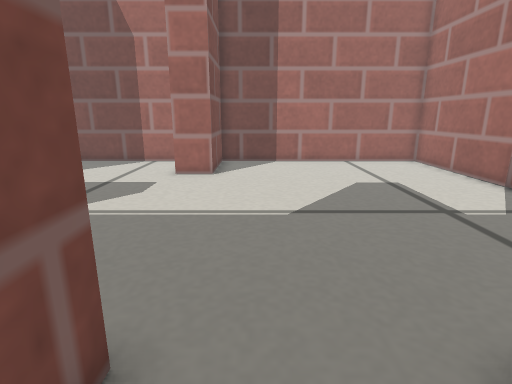
view 1 (above)

16 first-person views from a walk through a robot-simulator world made for Gazebo. The camera is 0.23 m above the floor, tilts 14° down and sees 80° across. The floor is counted in squares, 0.1 m on a side. Each view is taken from the middle of a square. On the plan, view 1 faces up. The plan holds only what a view shows up to about 18 squares ahead; the rest is blank. Simple patterns stand in for the simulator's built-in surfaces.

view 2
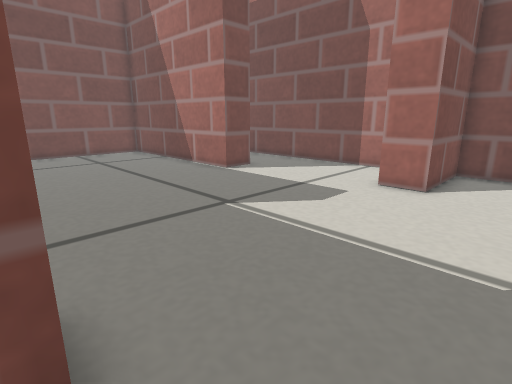

view 3
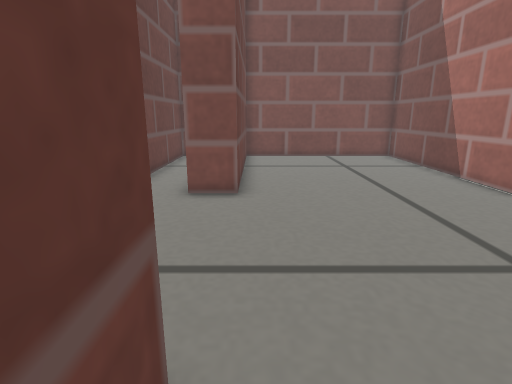

view 4
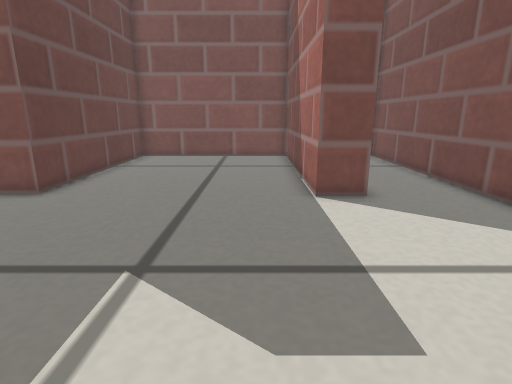

view 5
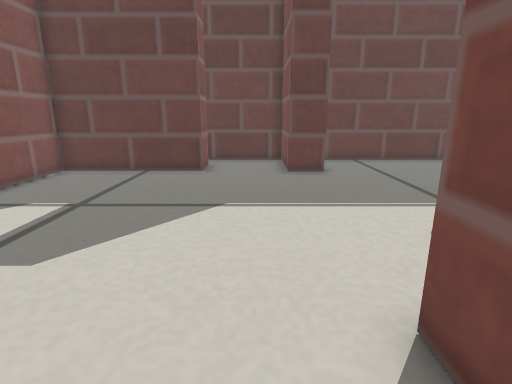

view 6
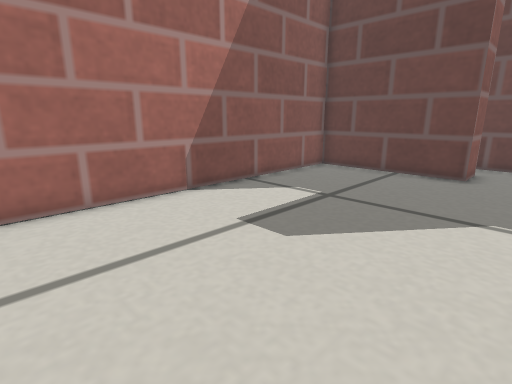

view 7
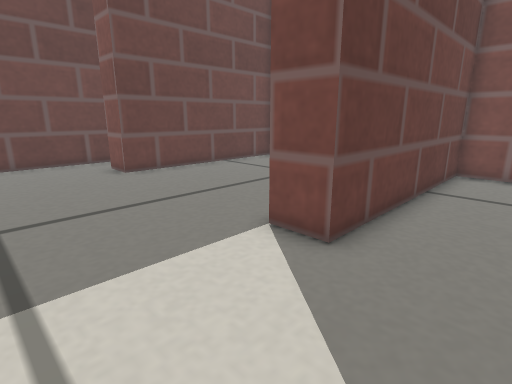

view 8
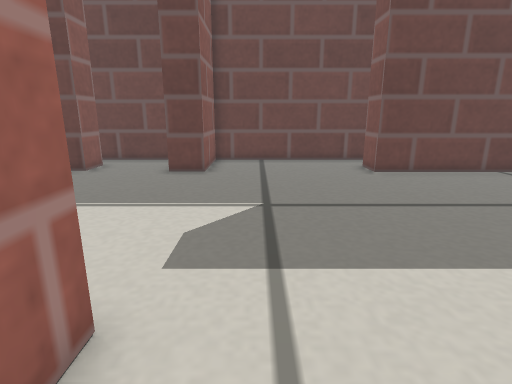

view 9
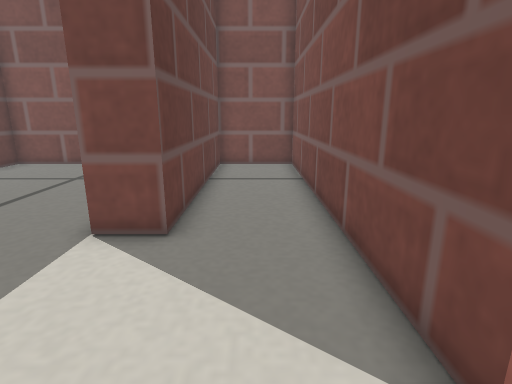

view 10
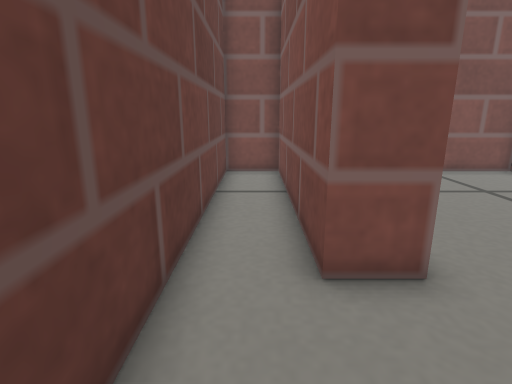

view 11
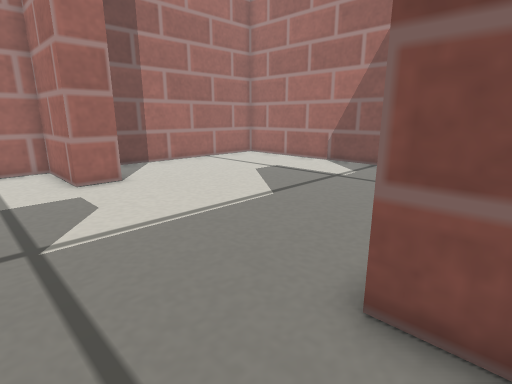

view 12
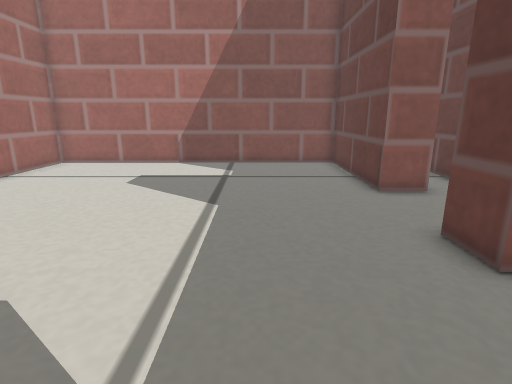

view 13
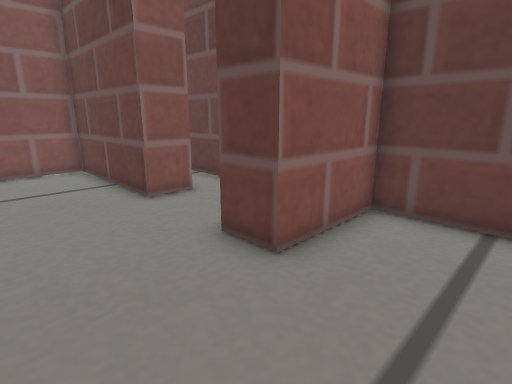

view 14
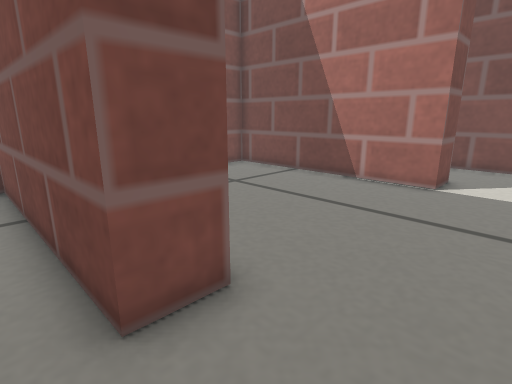

view 15
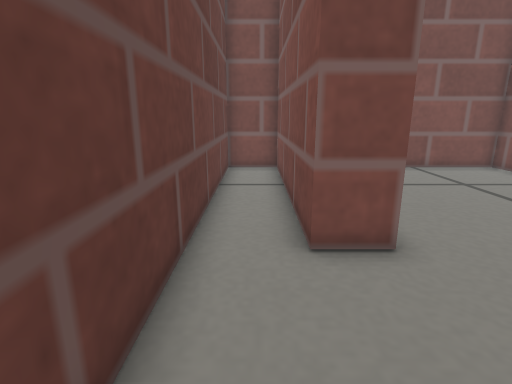

view 16
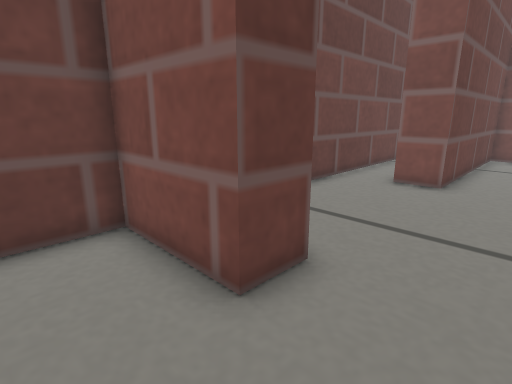

### Floor plan
Ten units are one square. View 1 is at (0, 0); x grows to the right and y downward. Boxes are objects, and circles mark ways between rooms. Rooms are numbered by the first view taken in them; rooms with no view inside come last. Other rooms are left out.
<svg viewBox="-192 -163 279 180">
<path fill="none" stroke="#000" d="M22 -6 22 -21M-14 -24 -14 12 56 12M22 -21 82 -21 82 -158 -18 -158 -18 -121 -33 -121M-29 -24 -14 -24M-33 -121 -33 -158 -187 -158 -187 -123 -96 -123M-99 -24 -99 -10 -187 -10 -187 12 -29 12 -29 -24M-96 -123 -96 -108 -187 -108 -187 -24 -99 -24"/>
<circle cx="5" cy="-15" r="3" fill="#2a7"/>
<circle cx="-25" cy="-70" r="3" fill="#2a7"/>
<circle cx="-65" cy="-120" r="3" fill="#2a7"/>
<circle cx="-65" cy="-15" r="3" fill="#2a7"/>
<text x="20" y="0">1</text>
<text x="20" y="-90">2</text>
<text x="-100" y="-140">3</text>
<text x="-90" y="-10">4</text>
<text x="-110" y="-70">5</text>
</svg>
Room 1 opens to room 2. Room 2 opens to room 5. Room 3 opens to room 5. Room 4 opens to room 5.

Where each view was taken, in squares from view 1:
view 1: 0 up, 0 right, facing up
view 2: 2 up, 1 right, facing up-left
view 3: 3 up, 1 left, facing left
view 4: 9 up, 1 left, facing left
view 5: 15 up, 0 right, facing down
view 6: 15 up, 0 right, facing down-right
view 7: 15 up, 5 left, facing down-left
view 8: 15 up, 5 left, facing down
view 9: 14 up, 4 left, facing left
view 10: 0 up, 6 left, facing left
view 11: 1 up, 6 left, facing up-right
view 12: 6 up, 7 left, facing right
view 13: 6 up, 6 left, facing down-right
view 14: 0 up, 7 left, facing up-left
view 15: 0 up, 5 left, facing left
view 16: 5 up, 1 right, facing down-left
